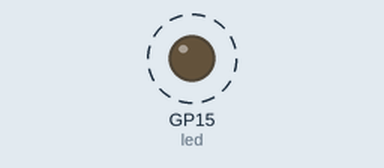
Recording of a program running on a simulated Raspberry Pi Pico running MicroPython. Parts: output pins drawn as LEDs (lit = HIGH). Dashed ring = blinking.

Above: at 0.15 s.
Timing chart, 0 to 3.0 s (numbered marks = the images above):
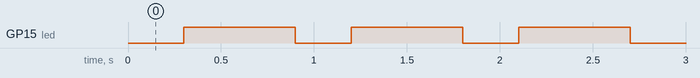

Measured:
- by itself, GP15 (led): alternates HIGH for 0.60 s and LOW for 0.30 s

The program:

main.py
```python
from machine import Pin
from time import sleep

led = Pin(15, Pin.OUT)                # using GPIO pin 15 for output to the LED

while True:
    led.value(0)                      # individually turning the LED off instead of toggling
    sleep(.3)
    led.value(1)                      # individually turning the LED on instead of toggling
    sleep(.6)
```
